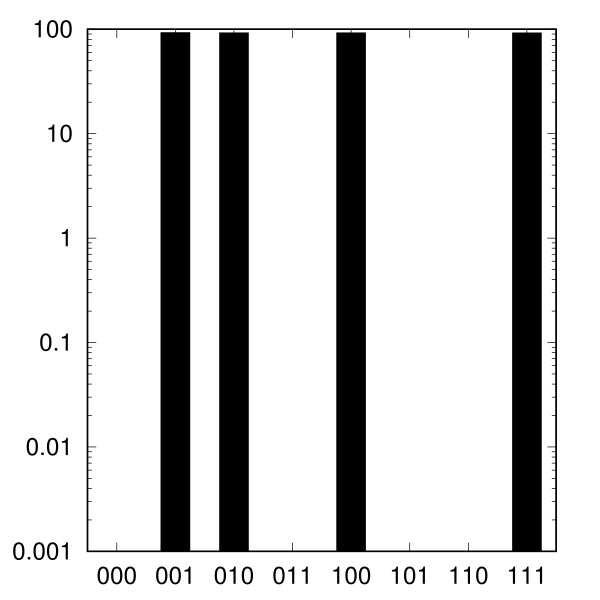

Generate this figure with gnuplot:
set output "SimAnnealing_1-alu_A000_YFP_truth.eps"
set terminal postscript eps enhanced color "Helvetica, 35" size 6,6
set boxwidth 0.5
set lmargin 6
set border linewidth 2
set tics scale 2
set mytics 10
set key off
set xrange [0.5:8+0.5]
set yrange [0.001:100.0]
set logscale y
set style fill solid
plot "< awk '{if($4 == \"red\") print}'  SimAnnealing_1-alu_A000_YFP_truth.dat" u 1:3:xtic(2) with boxes ls 1 lc rgb "dark-gray", \
     "< awk '{if($4 == \"blue\") print}' SimAnnealing_1-alu_A000_YFP_truth.dat" u 1:3:xtic(2) with boxes ls 1 lc rgb "black" 
